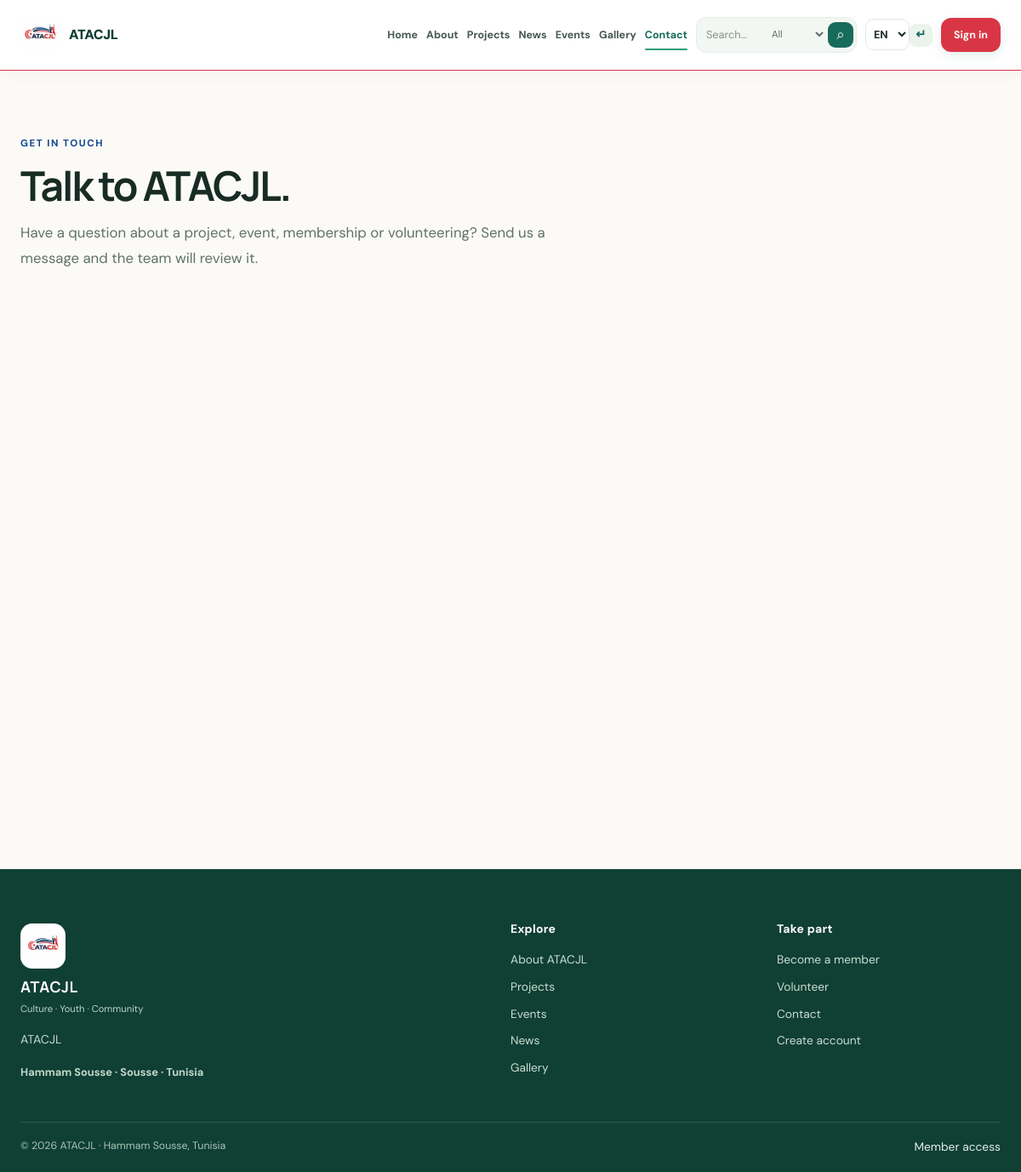
The page /contact.php on the database its author committed.
### tables this page shows
CREATE TABLE site_settings (
 setting_key VARCHAR(100) PRIMARY KEY, setting_value LONGTEXT NOT NULL, updated_at DATETIME NOT NULL DEFAULT CURRENT_TIMESTAMP ON UPDATE CURRENT_TIMESTAMP
);

### includes/db.php (called while the page is built, shortened)
<?php
function db(): PDO { static $pdo=null; if($pdo)return $pdo; $dsn='mysql:host='.envv('DB_HOST','127.0.0.1').';port='.envv('DB_PORT','3306').';dbname='.envv('DB_NAME','atacjl_db').';charset=utf8mb4'; $pdo=new PDO($dsn,envv('DB_USER','root'),envv('DB_PASS',''),[PDO::ATTR_ERRMODE=>PDO::ERRMODE_EXCEPTION,PDO::ATTR_DEFAULT_FETCH_MODE=>PDO::FETCH_ASSOC,PDO::ATTR_EMULATE_PREPARES=>false]); return $pdo; }

### includes/functions.php (called while the page is built, shortened)
<?php
function setting(string $key,string $default=''):string{static $cache=[];if(array_key_exists($key,$cache))return $cache[$key];$s=db()->prepare('SELECT setting_value FROM site_settings WHERE setting_key=?');$s->execute([$key]);$value=$s->fetchColumn();return $cache[$key]=$value===false?$default:(string)$value;}

### includes/security.php (called while the page is built, shortened)
<?php
function e(?string $v):string{return htmlspecialchars((string)($v??''),ENT_QUOTES|ENT_SUBSTITUTE,'UTF-8');}

### contact.php (the view, shortened to what this page needs)
<?php
require_once __DIR__.'/includes/functions.php';
$error='';
$pageTitle='Contact';require __DIR__.'/includes/header.php';
?>
<section class="section"><div class="container"><div class="public-page-heading"><p class="eyebrow"><?=e(setting('contact_eyebrow',"GET IN TOUCH"))?></p><h1 class="section-title"><?=e(setting('contact_title',"Talk to ATACJL."))?></h1><p class="copy"><?=e(setting('contact_intro',"Have a question about a project, event, membership or volunteering? Send us a message and the team will review it."))?></p></div><div class="contact-layout"><?=e(setting('contact_form_title',"Send a message"))?><?=e(setting('contact_form_hint',"Fields marked as required must be completed."))?><?php if($error):?><?=e($error)?><?php endif;?><?=csrfField()?><?=e(setting('contact_name_label','Name'))?><?=e((string)($_POST['name']??''))?><?=e(setting('contact_email_label','Email'))?><?=e((string)($_POST['email']??''))?><?=e(setting('contact_subject_label','Subject'))?><?=e((string)($_POST['subject']??''))?><?=e(setting('contact_message_label','Message'))?><?=e((string)($_POST['message']??''))?><?=e(setting('contact_submit_label','Send message'))?> <?=e(setting('contact_info_eyebrow',"CONTACT DETAILS"))?><?=e(setting('contact_info_title',"We're here to help."))?><?=e(setting('contact_address_label','Address'))?><?=nl2br(e(setting('address','Hammam Sousse, Sousse, Tunisia')))?><?=e(setting('contact_phone_label','Phone'))?><?=e(setting('phone',''))?><?=e(setting('contact_email_info_label','Email'))?><?=e(setting('email','contact@atacjl.tn'))?><?=e(setting('email','contact@atacjl.tn'))?><?php foreach(['facebook'=>'Facebook','instagram'=>'Instagram','youtube'=>'YouTube'] as $key=>$label):$url=trim(setting('social_'.$key,''));if($url!==''&&filter_var($url,FILTER_VALIDATE_URL)):?><?=e($url)?><?=e($label)?> <?php endif;endforeach;?></div><?php if(setting('map_embed_url')):?><?=e(setting('map_embed_url'))?><?php endif;?></div></section>
<?php require __DIR__.'/includes/footer.php'; ?>

### assets/css/style.css (style rules this page uses)
:root { --ink:#14264b;--muted:#596782;--forest:#174b91;--leaf:#2476bd;--coral:#d93645;--sand:#edf3fb;--cream:#f8faff;--line:rgba(20,38,75,.12);--white:#fff }
* { box-sizing:border-box }
html { scroll-behavior:smooth }
body { margin:0;background:var(--cream);color:var(--ink);font-family:Lato,Arial,sans-serif;line-height:1.6 }
h1,h2,h3,h4 { font-family:'Playfair Display',serif;line-height:1.05;margin:0 0 .7rem }
.container { width:min(1180px,calc(100% - 40px));margin:auto }
.eyebrow { font-size:.75rem;font-weight:900;text-transform:uppercase;letter-spacing:.18em;color:var(--leaf) }
.section { padding:82px 0 }
.section-title { font-size:clamp(2.1rem,4vw,3.7rem) }
.copy { max-width:680px;color:var(--muted);font-size:1.05rem }
:root { --ink:#182c25;--muted:#607169;--forest:#176b5b;--forest-dark:#103f34; --leaf:#2f9d78;--sage:#ddece1;--sage-soft:#f3f7f4;--coral:#d97a54; --sand:#f4efe4;--cream:#fbfaf6;--line:#dfe8e2;--white:#fff; --danger:#b9433d;--warning:#9b6a13;--success:#176b5b; --shadow-sm:0 2px 8px rgba(16,63,52,.045); --shadow-md:0 12px 32px rgba(16,63,52,.075); --shadow-lg:0 24px 60px rgba(16,63,52,.12); --radius-sm:10px;--radius-md:16px;--radius-lg:22px;--radius-xl:28px; --space-1:8px;--space-2:16px;--space-3:24px;--space-4:32px;--space-5:48px; }
html { scroll-padding-top:95px }
body { font-family:'DM Sans',Arial,sans-serif;color:var(--ink);background:var(--cream);line-height:1.65;-webkit-font-smoothing:antialiased;text-rendering:optimizeLegibility }
h1,h2,h3,h4 { font-family:'Manrope','DM Sans',sans-serif;line-height:1.15;letter-spacing:-.025em }
.container { width:min(1200px,calc(100% - 48px)) }
.eyebrow { font-size:.72rem;letter-spacing:.13em;text-transform:uppercase;color:var(--forest);margin:0 0 16px;font-weight:800 }
.section { padding:76px 0 }
.section-title { font-size:clamp(2rem,4vw,3.2rem);letter-spacing:-.045em;line-height:1.12 }
.copy { color:var(--muted);line-height:1.8 }
.public-page-heading { max-width:780px;margin-bottom:35px }
.public-page-heading>.eyebrow { margin-bottom:13px }
.public-page-heading .section-title { margin-bottom:13px }
.public-page-heading .copy { margin:0;max-width:670px }
.contact-layout { display:grid;grid-template-columns:minmax(0,1.4fr) minmax(260px,.8fr);gap:22px;align-items:start }
:root { --brand-blue:#174b91;--brand-blue-deep:#102e66;--brand-sky:#4aa8e8;--brand-red:#d93645 }
.eyebrow { color:var(--brand-blue) }

### rows shown on the page
site_settings: setting_value "GET IN TOUCH"
site_settings: setting_value "Talk to ATACJL."
site_settings: setting_value "Have a question about a project, event, membership or volunteering? Send us a message and the team will review it."

### other values the page prints
APP_NAME "ATACJL"
$t('home') "Home"
$t('about') "About"
$t('projects') "Projects"
$t('news') "News"
$t('events') "Events"
$t('gallery') "Gallery"
$t('contact') "Contact"
$t('signin') "Sign in"
setting('site_tagline','Culture · Youth · Community') "Culture · Youth · Community"
setting('footer_location','Hammam Sousse · Sousse · Tunisia') "Hammam Sousse · Sousse · Tunisia"
setting('footer_explore_title','Explore') "Explore"
setting('footer_about_link','About ATACJL') "About ATACJL"
setting('footer_projects_link','Projects') "Projects"
setting('footer_events_link','Events') "Events"
